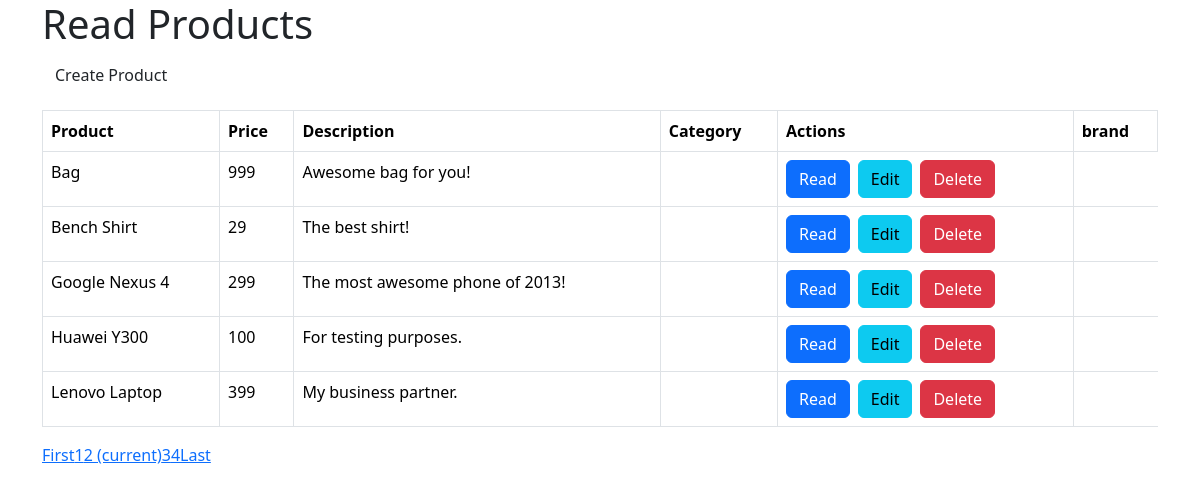
The app's page /index.php?page=2 with its own data.
### tables this page shows
CREATE TABLE `products` (
  `id` int(11) NOT NULL,
  `name` varchar(32) NOT NULL,
  `description` text NOT NULL,
  `price` int(11) NOT NULL,
   `brand` int(11) NOT NULL,
  `category_id` int(11) NOT NULL,
  `created` datetime NOT NULL,
  `modified` timestamp NOT NULL DEFAULT CURRENT_TIMESTAMP
);

### objects/product.php (called while the page is built, shortened)
<?php
class Product{
    private $conn;
    private $table_name = "products";
    public function __construct($db){
        $this->conn = $db;
    }
    function readAll($from_record_num, $records_per_page){
        $query = "SELECT
                    id, name, description, price, category_id
                FROM
                    " . $this->table_name . "
                ORDER BY
                    name ASC
                LIMIT
                    {$from_record_num}, {$records_per_page}";
        $stmt = $this->conn->prepare( $query );
        $stmt->execute();
        return $stmt;
    }
}
?>

### objects/category.php (called while the page is built, shortened)
<?php
class Category{
    private $conn;
    private $table_name = "categories";
    public function __construct($db){
        $this->conn = $db;
    }
    function readName(){
        $query = "SELECT name FROM " . $this->table_name . " WHERE id = ? limit 0,1";
        $stmt = $this->conn->prepare( $query );
    }
}
?>

### index.php (the view, shortened to what this page needs)
<?php
$page = isset($_GET['page']) ? $_GET['page'] : 1;
$records_per_page = 5;
$from_record_num = ($records_per_page * $page) - $records_per_page;
include_once 'objects/product.php';
include_once 'objects/category.php';
$database = new Database();
$db = $database->getConnection();
$product = new Product($db);
$stmt = $product->readAll($from_record_num, $records_per_page);
$num = $stmt->rowCount();
include_once "header.php";
echo "<div class='right-button-margin'>";
    echo "<a href='create-product.php' class='btn btn-default pull-right'>Create Product</a>";
echo "</div>";
if($num>0){
    echo "<table class='table table-hover table-responsive table-bordered'>";
        echo "<tr>";
            echo "<th>Product</th>";
            echo "<th>Price</th>";
            echo "<th>Description</th>";
            echo "<th>Category</th>";
            echo "<th>Actions</th>";
            echo "<th>brand</th>";
        echo "</tr>";
        while ($row = $stmt->fetch(PDO::FETCH_ASSOC)){
            extract($row);
            echo "<tr>";
                echo "<td>{$name}</td>";
                echo "<td>{$price}</td>";
                echo "<td>{$description}</td>";
                echo "<td>";
                echo "</td>";
                echo "<td>";
                    echo "<a href='read-one.php?id={$id}' class='btn btn-primary left-margin'>";
                    echo "<span class='glyphicon glyphicon-list'></span> Read";
                    echo "</a>";
                    echo "<a href='update-product.php?id={$id}' class='btn btn-info left-margin'>";
                    echo "<span class='glyphicon glyphicon-edit'></span> Edit";
                    echo "</a>";
                    echo "<a delete-id='{$id}' class='btn btn-danger delete-object'>";
                    echo "<span class='glyphicon glyphicon-remove'></span> Delete";
                    echo "</a>";
                echo "</td>";
            echo "</tr>";
        }
    echo "</table>";
    include_once 'paging.php';
}
else{
    echo "<div class='alert alert-info'>No products found.</div>";
}
include_once "footer.php";
?>

### libs/css/custom.css (style rules this page uses)
.left-margin { margin:0 .5em 0 0; }
.right-button-margin { margin: 0 0 1em 0; overflow: hidden; }

### records on screen
products: name "Bag", price "999", description "Awesome bag for you!"
products: name "Bench Shirt", price "29", description "The best shirt!"
products: name "Google Nexus 4", price "299", description "The most awesome phone of 2013!"
products: name "Huawei Y300", price "100", description "For testing purposes."
products: name "Lenovo Laptop", price "399", description "My business partner."
